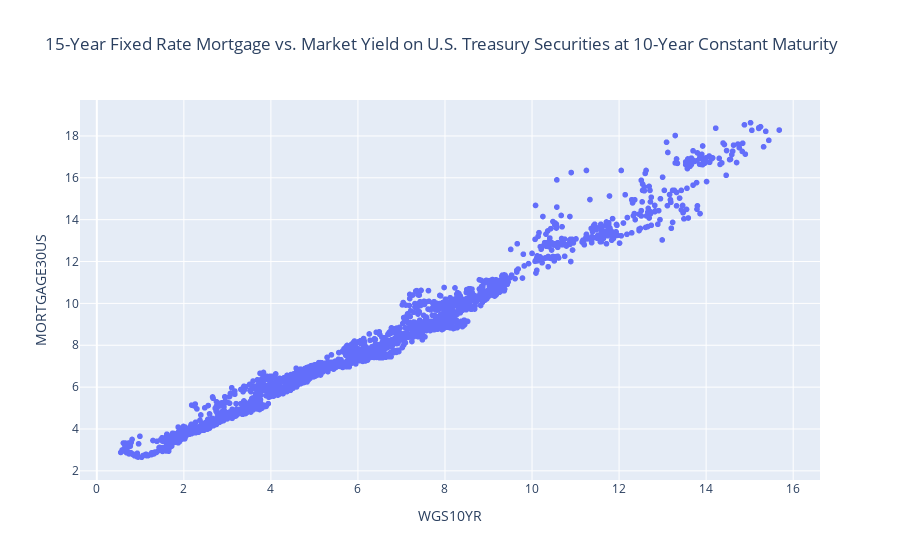

Here is the notebook cell this chart was saved with:
### Code cell
fig = px.scatter(
    df,
    x="WGS10YR",
    y="MORTGAGE30US",
    title="15-Year Fixed Rate Mortgage vs. Market Yield on U.S. Treasury Securities at 10-Year Constant Maturity",
    hover_data={"date": True},
)
# fig.layout.yaxis.tickformat = ",.0%"
# fig.layout.xaxis.tickformat = ",.0%"

fig.show()

### Figure 1 — Plotly figure (JSON) as saved in the notebook; plotly's stock layout.template omitted (floating-point values rounded to 4 significant figures; data arrays with more than 128 entries replaced by an {"elided": "..."} marker saying what was removed)
{"data": [{"customdata": {"elided": "3171x1 str values"}, "hovertemplate": "WGS10YR=%{x}<br>MORTGAGE30US=%{y}<br>date=%{customdata[0]}<extra></extra>", "legendgroup": "", "marker": {"color": "#636efa", "symbol": "circle"}, "mode": "markers", "name": "", "showlegend": false, "type": "scattergl", "x": {"elided": "3171 float values"}, "xaxis": "x", "y": {"elided": "3171 float values"}, "yaxis": "y"}], "layout": {"autosize": true, "legend": {"tracegroupgap": 0}, "title": {"text": "15-Year Fixed Rate Mortgage vs. Market Yield on U.S. Treasury Securities at 10-Year Constant Maturity"}, "xaxis": {"anchor": "y", "autorange": true, "domain": [0, 1], "range": [-0.3554, 16.59], "title": {"text": "WGS10YR"}, "type": "linear"}, "yaxis": {"anchor": "x", "autorange": true, "domain": [0, 1], "range": [1.331, 19.95], "title": {"text": "MORTGAGE30US"}, "type": "linear"}}}
